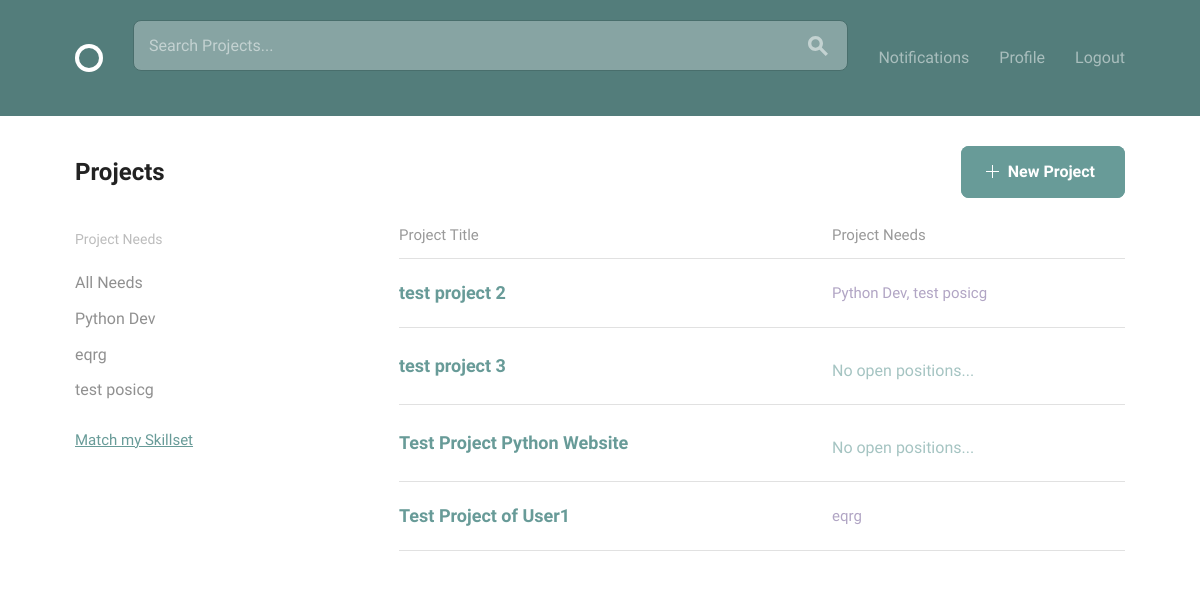
The app's page / (signed in) with its own data.
### projects/models.py (models this page shows, shortened)
class Position(models.Model):
    project = models.ForeignKey(Project, on_delete=models.CASCADE, related_name='positions')
    name = models.CharField(max_length=100)
    skills = models.ManyToManyField('accounts.Skill', blank=True)
    user = models.ForeignKey(User, on_delete=models.PROTECT)
    description = models.CharField(max_length=500)
    length = models.IntegerField()
    def __str__(self):
        return self.name

class Timestampable(models.Model):
    created_at = models.DateTimeField(auto_now_add=True)
    modified_at = models.DateTimeField(null=True, blank=True)
    class Meta:
        abstract = True

class Project(Timestampable, models.Model):
    user = models.ForeignKey(User, on_delete=models.CASCADE, related_name='projects')
    title = models.CharField(max_length=150)
    description = models.CharField(max_length=600)
    duration = models.IntegerField()
    requirements = models.CharField(max_length=255)
    @property
    def available_positions(self):
        return self.positions.exclude(applications__status='A')

### team_builder/views.py (the view)
# urls.py: path('', views.IndexView.as_view(), name='home'),
class IndexView(LoginRequiredMixin, ListView):
    model = Project
    template_name = "projects/index.html"
    context_object_name = 'projects'
    def get_context_data(self, **kwargs):
        context = super().get_context_data(**kwargs)
        context['positions'] = Position.objects.exclude(applications__status='A')
        return context
    def get_queryset(self):
        queryset = super().get_queryset()
        search_term = self.request.GET.get('search_box', None)
        if search_term:
            queryset = queryset.filter(
            Q(title__icontains=search_term) |
            Q(description__icontains=search_term) |
            Q(positions__name__icontains=search_term))
        position_key = self.request.GET.get('position')
        if position_key:
            queryset = queryset.filter(positions__name=position_key)
        match_skill = self.request.GET.get('skill')
        if match_skill:
            skills = self.request.user.profile.skills.all()
            queryset = queryset.filter(positions__skills__in=skills).distinct()
        return queryset

### projects/templates/projects/index.html
{% extends 'layout.html' %}
{% block content %}
  {% if user.is_authenticated %}
  <div class="bounds circle--page">
    <div class="circle--page--header circle--fluid">
      <div class="circle--fluid--cell circle--fluid--primary">
        <h2>Projects</h2>
      </div>
      <div class="circle--fluid--cell circle--fluid--secondary">
        <a class="button button-primary icon-on-left" href="{% url 'projects:new_project' %}">
          <svg version="1.1" xmlns="http://www.w3.org/2000/svg" xmlns:xlink="http://www.w3.org/1999/xlink" x="0px" y="0px" viewBox="0 0 13 13" style="enable-background:new 0 0 13 13;" xml:space="preserve" class="add">
            <polygon points="7,6 7,0 6,0 6,6 0,6 0,7 6,7 6,13 7,13 7,7 13,7 13,6 "/>
          </svg>
          New Project
        </a>
      </div>
    </div>
    <div class="grid-25">
      <div class="circle--filter circle--secondary--module">
        <h4>Project Needs</h4>
        <ul class="circle--filter--list already-set">
          <li><a href="{% url 'home' %}">All Needs</a></li>
          {% for position in positions %}
          <li><a href="?position={{ position.name }}">{{ position.name }}</a></li>
          {% endfor %}
        </ul>
        <a href="?skill=userskill">Match my Skillset</a>
      </div>
    </div>
    <div class="grid-70 grid-push-5">
      <table class="u-full-width circle--table">
        <thead>
          <tr>
            <th>Project Title</th>
            <th class="circle--cell--right">Project Needs</th>
          </tr>
        </thead>
        <tbody>
          {% for project in projects %}
          <tr class="clickable-row" data-href="{% url 'projects:project_detail' pk=project.pk %}">
            <td>
              <h3>{{ project.title }}</h3>
            </td>
            <td class="circle--cell--right">
              {% if project.available_positions %}
              <span class="secondary-label">{{ project.available_positions|join:", " }}</span>
              {% else %}
              <p>No open positions...</p>
              {% endif %}
            </td>
          </tr>
          {% endfor %}
        </tbody>
      </table>
    </div>
  </div>
  {% else %}
  <h2 class="newuser">Please login or signup to use the features of this site</h2>
  {% endif %}
{% endblock %}

### records on screen
Position: name "Python Dev"
Position: name "eqrg"
Position: name "test posicg"
Project: title "test project 2", available_positions "Python Dev, test posicg"
Project: title "test project 3", shows "No open positions..."
Project: title "Test Project Python Website", shows "No open positions..."
Project: title "Test Project of User1", available_positions "eqrg"
